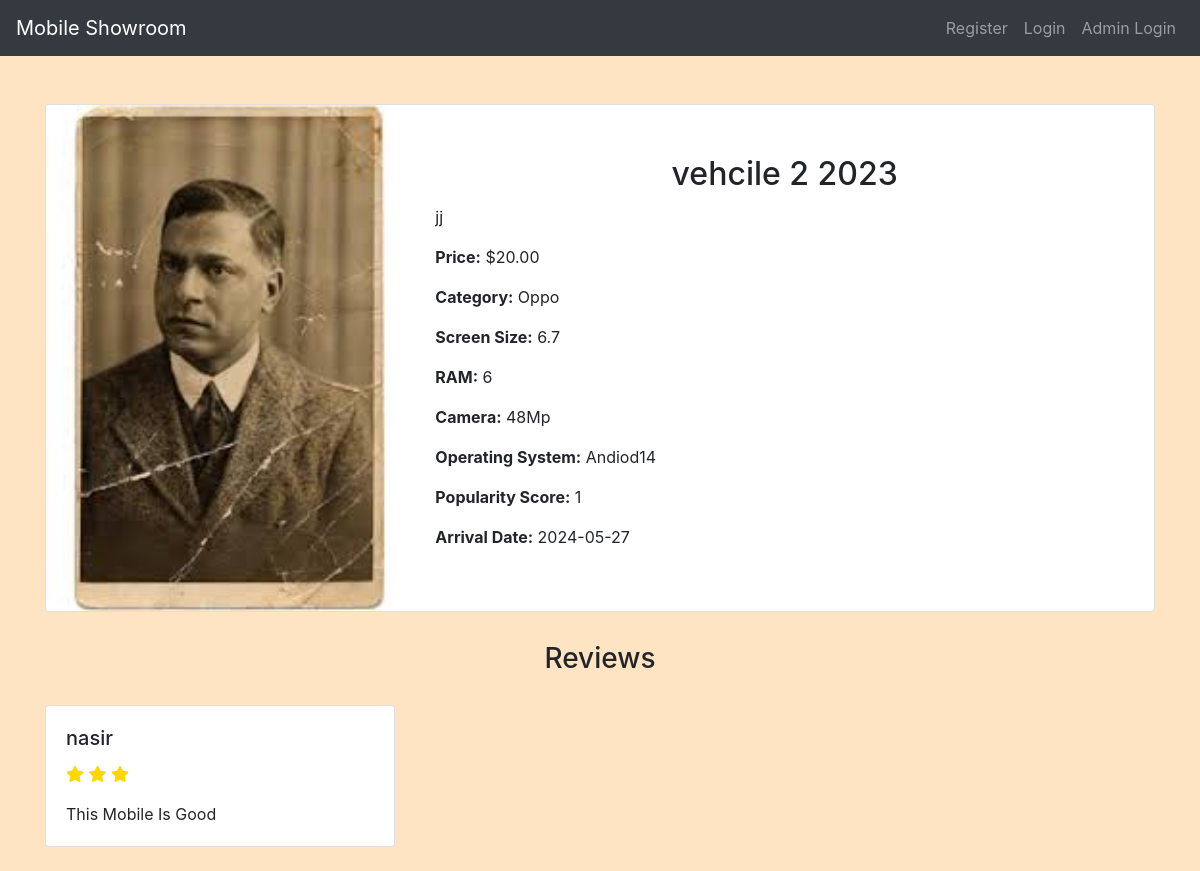
Screenshot of /view_mobile.php?id=2 with the database file from the repository.
### tables this page shows
CREATE TABLE `mobiles` (
  `mobile_id` int(11) NOT NULL,
  `category_id` int(11) DEFAULT NULL,
  `image` varchar(255) DEFAULT NULL,
  `brand` varchar(50) DEFAULT NULL,
  `model` varchar(50) DEFAULT NULL,
  `price` decimal(10,2) DEFAULT NULL,
  `screen_size` decimal(3,1) DEFAULT NULL,
  `ram_size` int(11) DEFAULT NULL,
  `camera_resolution` varchar(50) DEFAULT NULL,
  `operating_system` varchar(50) DEFAULT NULL,
  `popularity_score` int(11) DEFAULT 0,
  `arrival_date` date DEFAULT NULL,
  `description` text DEFAULT NULL,
  `created_at` timestamp NOT NULL DEFAULT current_timestamp(),
  `updated_at` timestamp NOT NULL DEFAULT current_timestamp() ON UPDATE current_timestamp()
);

CREATE TABLE `categories` (
  `id` int(11) NOT NULL,
  `name` varchar(255) NOT NULL
);

CREATE TABLE `reviews` (
  `id` int(11) NOT NULL,
  `user_id` int(11) DEFAULT NULL,
  `mobile_id` int(11) DEFAULT NULL,
  `review_text` text NOT NULL,
  `rating` int(11) DEFAULT NULL CHECK (`rating` >= 1 and `rating` <= 5),
  `created_at` timestamp NOT NULL DEFAULT current_timestamp()
);

CREATE TABLE `users` (
  `id` int(11) NOT NULL,
  `username` varchar(50) NOT NULL,
  `password` varchar(255) NOT NULL,
  `email` varchar(100) NOT NULL,
  `phone` varchar(20) NOT NULL,
  `age` int(11) DEFAULT NULL
);

### view_mobile.php (the view, shortened to what this page needs)
<?php
include('config.php');
$mobile_id = $_GET['id'];
$sql = "SELECT Mobiles.*, Categories.name FROM Mobiles INNER JOIN Categories ON Mobiles.category_id = Categories.id WHERE mobile_id = ?";
$stmt = $conn->prepare($sql);
$stmt->bind_param("i", $mobile_id);
$stmt->execute();
$result = $stmt->get_result();
$mobile = $result->fetch_assoc();
$reviewSql = "SELECT Reviews.*, Users.username FROM Reviews INNER JOIN Users ON Reviews.user_id = Users.id WHERE mobile_id = ?";
$stmt = $conn->prepare($reviewSql);
$stmt->bind_param("i", $mobile_id);
$stmt->execute();
$reviews = $stmt->get_result();
?>
<!DOCTYPE html>
<html>
<head>
    <link rel="stylesheet" href="https://maxcdn.bootstrapcdn.com/bootstrap/4.5.2/css/bootstrap.min.css">
    <link rel="stylesheet" href="https://cdnjs.cloudflare.com/ajax/libs/font-awesome/5.15.4/css/all.min.css">
    <link rel="stylesheet" href="./css/style.css">
</head>
<body>
<?php include('navbar.php'); ?>
<div class="container mt-5">
<div class="card mb-4">
        <div class="row no-gutters">
            <div class="col-md-4">
                <img src="admin/<?php echo htmlspecialchars($mobile['image']); ?>" class="card-img" alt="Mobile Image">
            </div>
            <div class="col-md-8">
                <div class="card-body">
                    <h2 class="card-title"><?php echo htmlspecialchars($mobile['brand'] . " " . $mobile['model']); ?></h2>
                    <p class="card-text"><?php echo htmlspecialchars($mobile['description']); ?></p>
                    <p class="card-text"><strong>Price:</strong> $<?php echo htmlspecialchars($mobile['price']); ?></p>
                    <p class="card-text"><strong>Category:</strong> <?php echo htmlspecialchars($mobile['name']); ?></p>
                    <p class="card-text"><strong>Screen Size:</strong> <?php echo htmlspecialchars($mobile['screen_size']); ?></p>
                    <p class="card-text"><strong>RAM:</strong> <?php echo htmlspecialchars($mobile['ram_size']); ?></p>
                    <p class="card-text"><strong>Camera:</strong> <?php echo htmlspecialchars($mobile['camera_resolution']); ?></p>
                    <p class="card-text"><strong>Operating System:</strong> <?php echo htmlspecialchars($mobile['operating_system']); ?></p>
                    <p class="card-text"><strong>Popularity Score:</strong> <?php echo htmlspecialchars($mobile['popularity_score']); ?></p>
                    <p class="card-text"><strong>Arrival Date:</strong> <?php echo htmlspecialchars($mobile['arrival_date']); ?></p>
                </div>
            </div>
        </div>
    </div>
    <h3>Reviews</h3>
    <div class="row">
        <?php while ($review = $reviews->fetch_assoc()): ?>
        <div class="col-md-4 mb-4">
            <div class="card">
                <div class="card-body">
                    <h5 class="card-title"><?php echo $review['username']; ?></h5>
                    <p class="card-text">
                        <span class="star-rating">
                            <?php for ($i = 1; $i <= $review['rating']; $i++): ?>
                                <i class="fas fa-star"></i>
                            <?php endfor; ?>
                        </span>
                    </p>
                    <p class="card-text"><?php echo $review['review_text']; ?></p>
                </div>
            </div>
        </div>
        <?php endwhile; ?>
    </div>
</div>
</body>
</html>

### css/style.css (style rules this page uses)
body { background-color: bisque; }
h1, h2, h3, h4 { text-align: center; margin-top: 30px; margin-bottom: 30px; }

### view_mobile.php (style rules this page uses)
.star-rating { color: gold; }

### rows the page displays
mobiles: image (picture), brand+model "vehcile 2 2023", description "jj", price "20.00", category.name "Oppo", screen_size "6.7", ram_size "6", camera_resolution "48Mp", operating_system "Andiod14", popularity_score "1", arrival_date "2024-05-27"
reviews: user.username "nasir", rating 3 (drawn), review_text "This Mobile Is Good"
